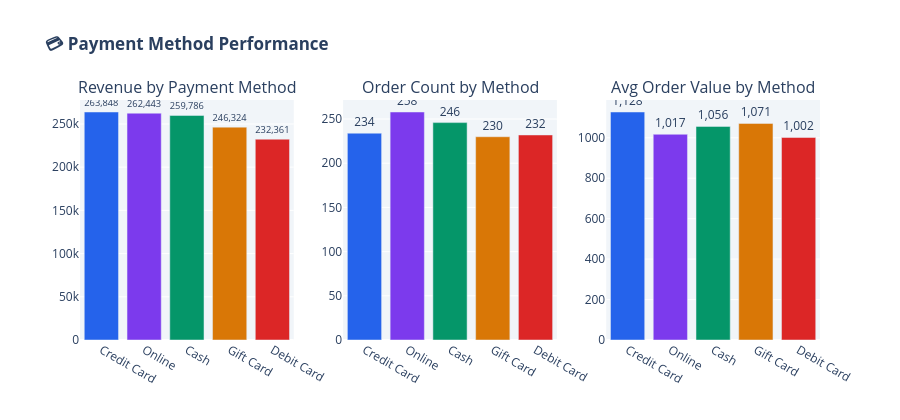

Here is the notebook cell this chart was saved with:
### Markdown cell above
### 3.4 💳 Payment Method Analysis

### Code cell
# ── Payment Analysis ──────────────────────────────────────────────
pay = df.groupby('PaymentMethod').agg(
    Revenue     = ('TotalPrice', 'sum'),
    Orders      = ('OrderID', 'count'),
    AvgOrderVal = ('TotalPrice', 'mean')
).reset_index().sort_values('Revenue', ascending=False)

fig = make_subplots(rows=1, cols=3,
    subplot_titles=('Revenue by Payment Method',
                    'Order Count by Method',
                    'Avg Order Value by Method'))

for i, (col, lbl) in enumerate([('Revenue','Revenue $'),
                                  ('Orders','# Orders'),
                                  ('AvgOrderVal','Avg $')], 1):
    fig.add_trace(go.Bar(
        x=pay['PaymentMethod'], y=pay[col],
        marker_color=SEQ_COLORS[:len(pay)],
        name=lbl, text=[f"{v:,.0f}" for v in pay[col]],
        textposition='outside'
    ), row=1, col=i)

fig.update_layout(title_text='<b>💳 Payment Method Performance</b>',
    height=420, showlegend=False,
    paper_bgcolor='white', plot_bgcolor=PALETTE['light'])
fig.write_html('payment_analysis.html')
fig.show()

### Figure 1 — Plotly figure (JSON) as saved in the notebook; plotly's stock layout.template omitted (floating-point values rounded to 4 significant figures)
{"data": [{"marker": {"color": ["#2563EB", "#7C3AED", "#059669", "#D97706", "#DC2626"]}, "name": "Revenue $", "text": ["263,848", "262,443", "259,786", "246,324", "232,361"], "textposition": "outside", "type": "bar", "x": ["Credit Card", "Online", "Cash", "Gift Card", "Debit Card"], "xaxis": "x", "y": [263800.0, 262400.0, 259800.0, 246300.0, 232400.0], "yaxis": "y"}, {"marker": {"color": ["#2563EB", "#7C3AED", "#059669", "#D97706", "#DC2626"]}, "name": "# Orders", "text": ["234", "258", "246", "230", "232"], "textposition": "outside", "type": "bar", "x": ["Credit Card", "Online", "Cash", "Gift Card", "Debit Card"], "xaxis": "x2", "y": [234, 258, 246, 230, 232], "yaxis": "y2"}, {"marker": {"color": ["#2563EB", "#7C3AED", "#059669", "#D97706", "#DC2626"]}, "name": "Avg $", "text": ["1,128", "1,017", "1,056", "1,071", "1,002"], "textposition": "outside", "type": "bar", "x": ["Credit Card", "Online", "Cash", "Gift Card", "Debit Card"], "xaxis": "x3", "y": [1128.0, 1017.0, 1056.0, 1071.0, 1002.0], "yaxis": "y3"}], "layout": {"annotations": [{"font": {"size": 16}, "showarrow": false, "text": "Revenue by Payment Method", "x": 0.1444, "xanchor": "center", "xref": "paper", "y": 1.0, "yanchor": "bottom", "yref": "paper"}, {"font": {"size": 16}, "showarrow": false, "text": "Order Count by Method", "x": 0.5, "xanchor": "center", "xref": "paper", "y": 1.0, "yanchor": "bottom", "yref": "paper"}, {"font": {"size": 16}, "showarrow": false, "text": "Avg Order Value by Method", "x": 0.8556, "xanchor": "center", "xref": "paper", "y": 1.0, "yanchor": "bottom", "yref": "paper"}], "height": 420, "paper_bgcolor": "white", "plot_bgcolor": "#F1F5F9", "showlegend": false, "title": {"text": "<b>💳 Payment Method Performance</b>"}, "xaxis": {"anchor": "y", "domain": [0.0, 0.2889]}, "xaxis2": {"anchor": "y2", "domain": [0.3556, 0.6444]}, "xaxis3": {"anchor": "y3", "domain": [0.7111, 1.0]}, "yaxis": {"anchor": "x", "domain": [0.0, 1.0]}, "yaxis2": {"anchor": "x2", "domain": [0.0, 1.0]}, "yaxis3": {"anchor": "x3", "domain": [0.0, 1.0]}}}
